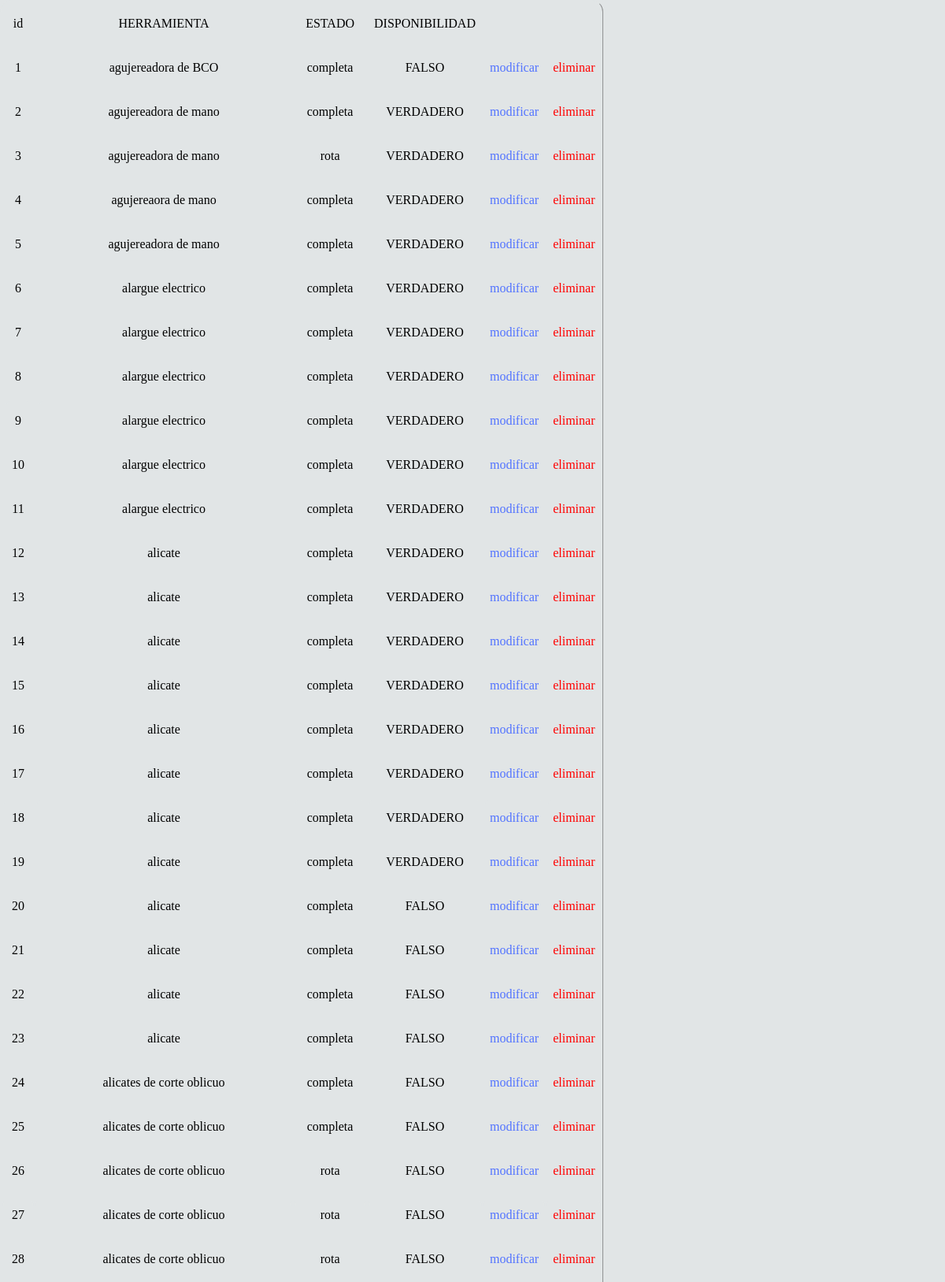
Screenshot of /admin_panol/PRUEBA1.PHP (upper part) with the database file from the repository.
### tables this page shows
CREATE TABLE `herramientas_panol` (
  `id` int(11) NOT NULL,
  `herramienta` varchar(50) DEFAULT NULL,
  `estado` varchar(11) DEFAULT NULL,
  `disponibilidad` varchar(14) DEFAULT NULL,
  `fecha_ingreso` timestamp NOT NULL DEFAULT current_timestamp() ON UPDATE current_timestamp()
);

### admin_panol/PRUEBA1.PHP (the view, shortened to what this page needs)
 <?php
include "CONEXION.PHP";
$salida = "";
    $query = "SELECT * FROM herramientas_panol ";
    if (!$resultado = $con->query($query)){
        echo $con->error;
       }
    if ($resultado->num_rows>0) {
    	$salida.="<table border='1' class='tabla_datos'>
    			<thead>
    				<tr id='herramienta'>
    					<td>id</td>
    					<td>HERRAMIENTA</td>
    					<td>ESTADO</td>
                        <td> DISPONIBILIDAD</td>
    				</tr>
    			</thead>
    	<tbody>";
    	while ($fila = $resultado->fetch_assoc()) {
    		$salida.="<tr>
    					<td>".$fila['id']."</td>
    					<td>".$fila['herramienta']."</td>
    					<td>".$fila['estado']."</td>
    					<td>".$fila['disponibilidad']."</td>
						<td><a class='modificar' href='formModificar.php?id=".$fila['id']."'>modificar</a></td>
                        <td><a href='eliminar.php?codigoproducto=".$fila['id']."'>eliminar</a></td>
    				</tr>";
    	}
    	$salida.="</tbody></table>";
    }else{
    	$salida.="<center>NO HAY DATOS :(";
    }
    echo $salida;
?>
<html>
<link rel="stylesheet" href="../css/estiloPANOL.css">
</html>

### css/estiloPANOL.css (style rules this page uses)
* { box-sizing: border-box; font-family: 'Open Sans'; padding: 0; margin: 0; }
.tabla_datos { text-align: center; font-size: 16px; border-color: #e1e5e6; border-radius: 15px; }
a { color: red; text-decoration: none; }
.tabla_datos td { border-radius: 15px; border: 1px solid #e1e5e6; padding: 17px 7px; }
.modificar { color: #5273ff; }

### rows the page displays
herramientas_panol: id "1", herramienta "agujereadora de BCO", estado "completa", disponibilidad "FALSO"
herramientas_panol: id "2", herramienta "agujereadora de mano", estado "completa", disponibilidad "VERDADERO"
herramientas_panol: id "3", herramienta "agujereadora de mano", estado "rota", disponibilidad "VERDADERO"
herramientas_panol: id "4", herramienta "agujereaora de mano", estado "completa", disponibilidad "VERDADERO"
herramientas_panol: id "5", herramienta "agujereadora de mano", estado "completa", disponibilidad "VERDADERO"
herramientas_panol: id "6", herramienta "alargue electrico", estado "completa", disponibilidad "VERDADERO"
herramientas_panol: id "7", herramienta "alargue electrico", estado "completa", disponibilidad "VERDADERO"
herramientas_panol: id "8", herramienta "alargue electrico", estado "completa", disponibilidad "VERDADERO"
herramientas_panol: id "9", herramienta "alargue electrico", estado "completa", disponibilidad "VERDADERO"
herramientas_panol: id "10", herramienta "alargue electrico", estado "completa", disponibilidad "VERDADERO"
herramientas_panol: id "11", herramienta "alargue electrico", estado "completa", disponibilidad "VERDADERO"
herramientas_panol: id "12", herramienta "alicate", estado "completa", disponibilidad "VERDADERO"
herramientas_panol: id "13", herramienta "alicate", estado "completa", disponibilidad "VERDADERO"
herramientas_panol: id "14", herramienta "alicate", estado "completa", disponibilidad "VERDADERO"
herramientas_panol: id "15", herramienta "alicate", estado "completa", disponibilidad "VERDADERO"
herramientas_panol: id "16", herramienta "alicate", estado "completa", disponibilidad "VERDADERO"
herramientas_panol: id "17", herramienta "alicate", estado "completa", disponibilidad "VERDADERO"
herramientas_panol: id "18", herramienta "alicate", estado "completa", disponibilidad "VERDADERO"
herramientas_panol: id "19", herramienta "alicate", estado "completa", disponibilidad "VERDADERO"
herramientas_panol: id "20", herramienta "alicate", estado "completa", disponibilidad "FALSO"
herramientas_panol: id "21", herramienta "alicate", estado "completa", disponibilidad "FALSO"
herramientas_panol: id "22", herramienta "alicate", estado "completa", disponibilidad "FALSO"
herramientas_panol: id "23", herramienta "alicate", estado "completa", disponibilidad "FALSO"
herramientas_panol: id "24", herramienta "alicates de corte oblicuo", estado "completa", disponibilidad "FALSO"
herramientas_panol: id "25", herramienta "alicates de corte oblicuo", estado "completa", disponibilidad "FALSO"
herramientas_panol: id "26", herramienta "alicates de corte oblicuo", estado "rota", disponibilidad "FALSO"
herramientas_panol: id "27", herramienta "alicates de corte oblicuo", estado "rota", disponibilidad "FALSO"
herramientas_panol: id "28", herramienta "alicates de corte oblicuo", estado "rota", disponibilidad "FALSO"
